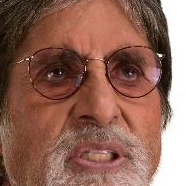
#> input picture dataset/dataset/faces/Amitabh/face_1 - Copy.jpeg, 186 x 186 px; its folder holds only this picture in this run
$ python pca_face_recognition.py
#> lines starting #> are read from the running program, lines starting #| are printed output that depends on the picture
import os
import cv2
import numpy as np
import matplotlib.pyplot as plt
from glob import glob
import random

# Configuration
DATASET_PATH = r"c:\Users\divan\OneDrive\Desktop\implement of pca face algo\dataset\dataset\faces"
RESIZE_DIM = (50, 50)
IMPOSTER_CLASS = "Ileana"  # We will treat this class entirely as imposters (not enrolled)

def load_dataset():
    """
    Loads the dataset, resizes images, and splits them into training, testing,
    and imposter sets.
    """
    enrolled_persons = [d for d in os.listdir(DATASET_PATH) if os.path.isdir(os.path.join(DATASET_PATH, d)) and d != IMPOSTER_CLASS]

    train_faces = []
    train_labels = []
    test_faces = []
    test_labels = []

    imposter_faces = []
    imposter_labels = []

    label_map = {name: i for i, name in enumerate(enrolled_persons)}
    reverse_label_map = {i: name for i, name in enumerate(enrolled_persons)}

    # Load enrolled persons
    for person in enrolled_persons:
        person_dir = os.path.join(DATASET_PATH, person)
        images = glob(os.path.join(person_dir, "*.jpg")) + glob(os.path.join(person_dir, "*.jpeg"))

        # Shuffle for randomness in split
        random.shuffle(images)

        # 60% Train, 40% Test split
        num_train = int(0.6 * len(images))

        for i, img_path in enumerate(images):
            img = cv2.imread(img_path, cv2.IMREAD_GRAYSCALE)
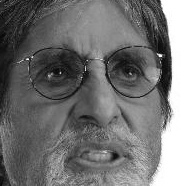
#> img: shape (186, 186); min 0, max 255, mean 112.6
            if img is None:
                continue

            img = cv2.resize(img, RESIZE_DIM)
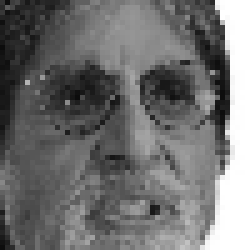
#> img: shape (50, 50) (shown 5 times larger); min 12, max 255, mean 112.5

            # Equalize histogram for better lighting invariance
            img = cv2.equalizeHist(img)
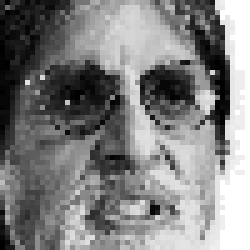
#> img: shape (50, 50) (shown 5 times larger); min 0, max 255, mean 128.8

            # Flatten to column vector: size (m*n) x 1
            vector = img.flatten()
#> vector = 2500 values, max 255 at index 45, min 0 at index 450, mean 128.8

            if i < num_train:
                train_faces.append(vector)
                train_labels.append(label_map[person])
            else:
                test_faces.append(vector)
                test_labels.append(label_map[person])

    # Load imposter
    imposter_dir = os.path.join(DATASET_PATH, IMPOSTER_CLASS)
    images = glob(os.path.join(imposter_dir, "*.jpg")) + glob(os.path.join(imposter_dir, "*.jpeg"))
    for img_path in images:
        img = cv2.imread(img_path, cv2.IMREAD_GRAYSCALE)
        if img is None:
            continue
        img = cv2.resize(img, RESIZE_DIM)
        img = cv2.equalizeHist(img)
        vector = img.flatten()
        imposter_faces.append(vector)
        # Give them a dummy label -1
        imposter_labels.append(-1)

    # Convert to Numpy matrices
    # Face_Db dimension: m*n x p (each column is an image)
    Face_Db_train = np.array(train_faces).T
    y_train = np.array(train_labels)

    Face_Db_test = np.array(test_faces).T
#> Face_Db_test has the same summary as vector
    y_test = np.array(test_labels)

    Face_Db_imposter = np.array(imposter_faces).T
    y_imposter = np.array(imposter_labels)

    return Face_Db_train, y_train, Face_Db_test, y_test, Face_Db_imposter, y_imposter, reverse_label_map, len(enrolled_persons)

# [109 lines left out: functions perform_pca, train_ann, test_system, not called in this run]

def main():
    print("Loading Dataset...")
    Face_Db_train, y_train, Face_Db_test, y_test, Face_Db_imposter, y_imposter, reverse_label_map, num_classes = load_dataset()
#> Face_Db_train = empty array; y_train = empty array; Face_Db_test has the same summary as vector in load_dataset; y_test = [0]; Face_Db_imposter = empty array; y_imposter = empty array; reverse_label_map = {0: 'Amitabh'}; num_classes = 1

#> (the run stopped early here; a loop or call above may not have finished)
